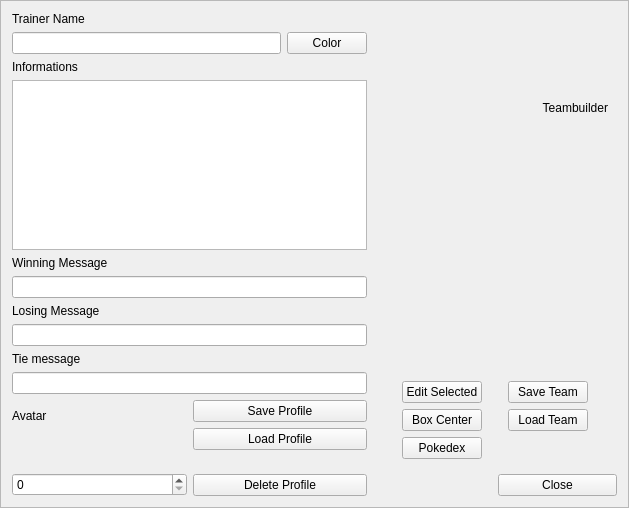
<?xml version="1.0" encoding="UTF-8"?>
<ui version="4.0">
 <class>TrainerMenu</class>
 <widget class="QFrame" name="TrainerMenu">
  <property name="geometry">
   <rect>
    <x>0</x>
    <y>0</y>
    <width>629</width>
    <height>508</height>
   </rect>
  </property>
  <property name="windowTitle">
   <string>Frame</string>
  </property>
  <property name="frameShape">
   <enum>QFrame::StyledPanel</enum>
  </property>
  <property name="frameShadow">
   <enum>QFrame::Raised</enum>
  </property>
  <layout class="QGridLayout" name="gridLayout">
   <item row="1" column="6">
    <widget class="QPushButton" name="pushButton">
     <property name="text">
      <string>Close</string>
     </property>
    </widget>
   </item>
   <item row="0" column="0" rowspan="2">
    <layout class="QVBoxLayout" name="verticalLayout">
     <item>
      <widget class="QLabel" name="label">
       <property name="text">
        <string>Trainer Name</string>
       </property>
       <property name="buddy">
        <cstring>lineEdit_2</cstring>
       </property>
      </widget>
     </item>
     <item>
      <layout class="QHBoxLayout" name="horizontalLayout">
       <item>
        <widget class="QLineEdit" name="lineEdit_2"/>
       </item>
       <item>
        <widget class="QPushButton" name="pushButton_2">
         <property name="text">
          <string>Color</string>
         </property>
        </widget>
       </item>
      </layout>
     </item>
     <item>
      <widget class="QLabel" name="label_2">
       <property name="text">
        <string>Informations</string>
       </property>
       <property name="buddy">
        <cstring>plainTextEdit</cstring>
       </property>
      </widget>
     </item>
     <item>
      <widget class="QPlainTextEdit" name="plainTextEdit"/>
     </item>
     <item>
      <widget class="QLabel" name="label_3">
       <property name="text">
        <string>Winning Message</string>
       </property>
       <property name="buddy">
        <cstring>lineEdit_3</cstring>
       </property>
      </widget>
     </item>
     <item>
      <widget class="QLineEdit" name="lineEdit_3"/>
     </item>
     <item>
      <widget class="QLabel" name="label_4">
       <property name="text">
        <string>Losing Message</string>
       </property>
       <property name="buddy">
        <cstring>lineEdit_4</cstring>
       </property>
      </widget>
     </item>
     <item>
      <widget class="QLineEdit" name="lineEdit_4"/>
     </item>
     <item>
      <widget class="QLabel" name="label_5">
       <property name="text">
        <string>Tie message</string>
       </property>
       <property name="buddy">
        <cstring>lineEdit_5</cstring>
       </property>
      </widget>
     </item>
     <item>
      <widget class="QLineEdit" name="lineEdit_5"/>
     </item>
     <item>
      <layout class="QHBoxLayout" name="horizontalLayout_2">
       <item>
        <layout class="QVBoxLayout" name="verticalLayout_3">
         <item>
          <widget class="QLabel" name="label_7">
           <property name="text">
            <string>Avatar</string>
           </property>
           <property name="buddy">
            <cstring>spinBox</cstring>
           </property>
          </widget>
         </item>
         <item>
          <widget class="QLabel" name="label_6">
           <property name="text">
            <string/>
           </property>
          </widget>
         </item>
         <item>
          <widget class="QSpinBox" name="spinBox"/>
         </item>
        </layout>
       </item>
       <item>
        <layout class="QVBoxLayout" name="verticalLayout_2">
         <item>
          <widget class="QPushButton" name="pushButton_3">
           <property name="text">
            <string>Save Profile</string>
           </property>
          </widget>
         </item>
         <item>
          <widget class="QPushButton" name="pushButton_6">
           <property name="text">
            <string>Load Profile</string>
           </property>
          </widget>
         </item>
         <item>
          <spacer name="verticalSpacer">
           <property name="orientation">
            <enum>Qt::Vertical</enum>
           </property>
           <property name="sizeHint" stdset="0">
            <size>
             <width>20</width>
             <height>40</height>
            </size>
           </property>
          </spacer>
         </item>
         <item>
          <widget class="QPushButton" name="pushButton_4">
           <property name="text">
            <string>Delete Profile</string>
           </property>
          </widget>
         </item>
        </layout>
       </item>
      </layout>
     </item>
    </layout>
   </item>
   <item row="0" column="5" colspan="2">
    <widget class="QFrame" name="frame">
     <layout class="QVBoxLayout" name="verticalLayout_4">
      <item>
       <widget class="QLabel" name="label_8">
        <property name="text">
         <string>Teambuilder</string>
        </property>
        <property name="alignment">
         <set>Qt::AlignRight|Qt::AlignTrailing|Qt::AlignVCenter</set>
        </property>
       </widget>
      </item>
      <item>
       <widget class="PokeButtonsHolder" name="widget" native="true"/>
      </item>
      <item>
       <layout class="QGridLayout" name="gridLayout_3">
        <item row="0" column="1">
         <widget class="QPushButton" name="pushButton_12">
          <property name="text">
           <string>Edit Selected</string>
          </property>
         </widget>
        </item>
        <item row="0" column="3">
         <widget class="QPushButton" name="pushButton_13">
          <property name="text">
           <string>Save Team</string>
          </property>
         </widget>
        </item>
        <item row="1" column="1">
         <widget class="QPushButton" name="pushButton_14">
          <property name="text">
           <string>Box Center</string>
          </property>
         </widget>
        </item>
        <item row="2" column="1">
         <widget class="QPushButton" name="pushButton_15">
          <property name="text">
           <string>Pokedex</string>
          </property>
         </widget>
        </item>
        <item row="1" column="3">
         <widget class="QPushButton" name="pushButton_16">
          <property name="text">
           <string>Load Team</string>
          </property>
         </widget>
        </item>
        <item row="1" column="2">
         <spacer name="horizontalSpacer">
          <property name="orientation">
           <enum>Qt::Horizontal</enum>
          </property>
          <property name="sizeHint" stdset="0">
           <size>
            <width>20</width>
            <height>20</height>
           </size>
          </property>
         </spacer>
        </item>
        <item row="1" column="0">
         <spacer name="horizontalSpacer_2">
          <property name="orientation">
           <enum>Qt::Horizontal</enum>
          </property>
          <property name="sizeHint" stdset="0">
           <size>
            <width>20</width>
            <height>20</height>
           </size>
          </property>
         </spacer>
        </item>
        <item row="1" column="4">
         <spacer name="horizontalSpacer_3">
          <property name="orientation">
           <enum>Qt::Horizontal</enum>
          </property>
          <property name="sizeHint" stdset="0">
           <size>
            <width>20</width>
            <height>20</height>
           </size>
          </property>
         </spacer>
        </item>
       </layout>
      </item>
     </layout>
    </widget>
   </item>
  </layout>
 </widget>
 <customwidgets>
  <customwidget>
   <class>PokeButtonsHolder</class>
   <extends>QWidget</extends>
   <header>pokebuttonsholder.h</header>
   <container>1</container>
  </customwidget>
 </customwidgets>
 <resources/>
 <connections/>
</ui>
